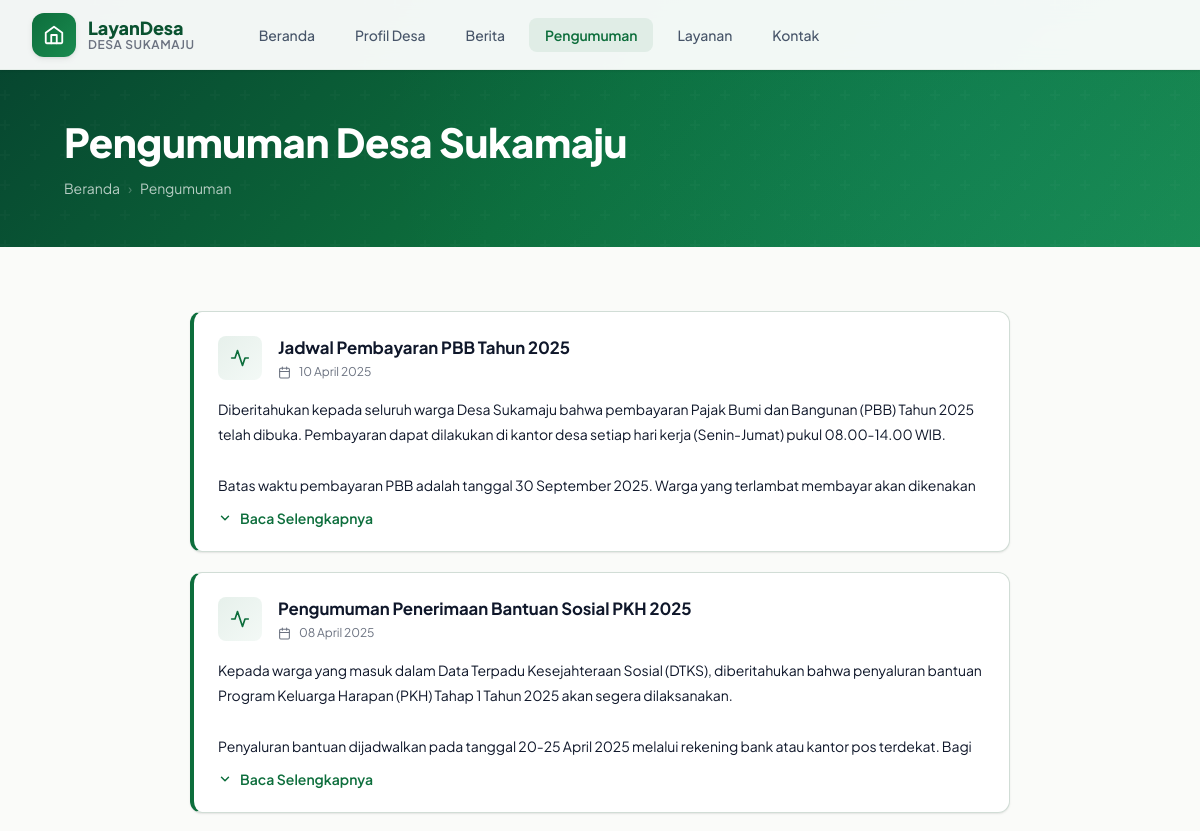
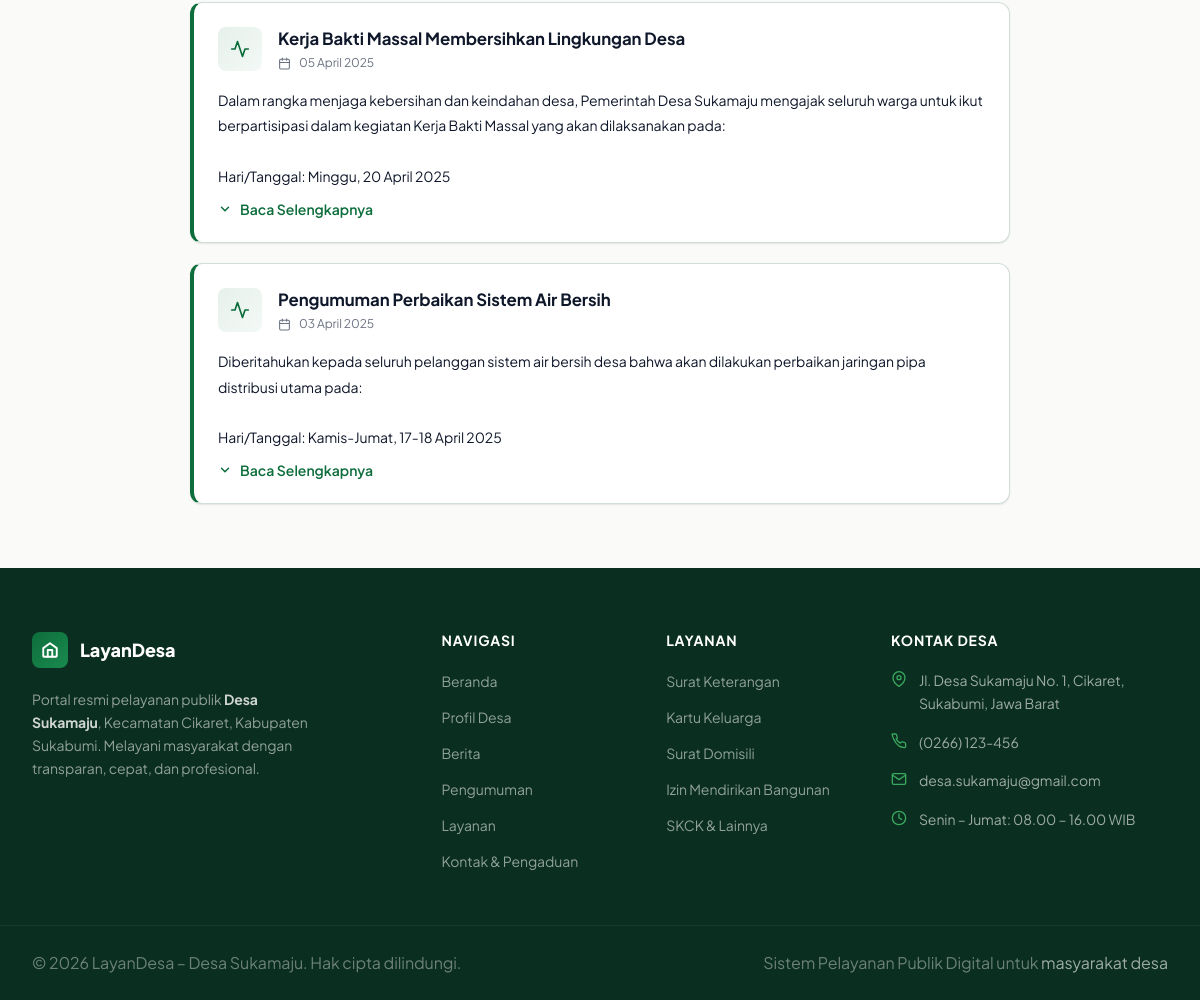
Screenshot of /pengumuman.php with the database file from the repository (2 pictures, top to bottom).
### tables this page shows
CREATE TABLE IF NOT EXISTS pengumuman (
    id INT AUTO_INCREMENT PRIMARY KEY,
    judul VARCHAR(255) NOT NULL,
    isi TEXT NOT NULL,
    tanggal DATE NOT NULL,
    created_at TIMESTAMP DEFAULT CURRENT_TIMESTAMP
);

### config/database.php (called while the page is built, shortened)
<?php
function formatTanggal($date) {
    $bulan = [
        '01' => 'Januari', '02' => 'Februari', '03' => 'Maret',
        '04' => 'April',   '05' => 'Mei',       '06' => 'Juni',
        '07' => 'Juli',    '08' => 'Agustus',   '09' => 'September',
        '10' => 'Oktober', '11' => 'November',  '12' => 'Desember'
    ];
    $d = date('d', strtotime($date));
    $m = date('m', strtotime($date));
    $y = date('Y', strtotime($date));
    return $d . ' ' . $bulan[$m] . ' ' . $y;
}

### pengumuman.php (the view, shortened to what this page needs)
<?php
require_once 'config/database.php';
$stmt = $pdo->query("SELECT id, judul, isi, tanggal FROM pengumuman ORDER BY tanggal DESC");
$pengumumanList = $stmt->fetchAll();
include 'includes/header.php';
?>
<div class="page-header">
    <div class="container">
        <div class="page-header-content">
            <h1>Pengumuman Desa Sukamaju</h1>
            <nav class="breadcrumb" aria-label="Breadcrumb">
                <a href="index.php">Beranda</a>
                <span class="sep">›</span>
                <span>Pengumuman</span>
            </nav>
        </div>
    </div>
</div>
<section class="content-section">
    <div class="container">
        <?php if (empty($pengumumanList)): ?>
        <div class="text-center section-empty-lg">
            <div class="empty-icon-wrap" aria-hidden="true">
                <svg width="32" height="32" viewBox="0 0 24 24" fill="none" stroke="currentColor" stroke-width="1.5" stroke-linecap="round" stroke-linejoin="round"><path d="M4 4h16c1.1 0 2 .9 2 2v12c0 1.1-.9 2-2 2H4c-1.1 0-2-.9-2-2V6c0-1.1.9-2 2-2z"/><polyline points="22,6 12,13 2,6"/></svg>
            </div>
            <h3 class="text-muted">Belum Ada Pengumuman</h3>
            <p class="text-muted mt-2">Pengumuman akan tampil di sini setelah diterbitkan.</p>
        </div>
        <?php else: ?>
        <div class="pgm-list-wrap">
            <?php foreach ($pengumumanList as $index => $pgm): ?>
            <article class="card mb-6" id="pgm-<?= $pgm['id'] ?>">
                <div class="card-body">
                    <div class="pgm-card-header">
                        <div class="pgm-icon" aria-hidden="true">
                            <svg width="20" height="20" viewBox="0 0 24 24" fill="none" stroke="currentColor" stroke-width="2" stroke-linecap="round" stroke-linejoin="round"><path d="M22 12h-4l-3 9L9 3l-3 9H2"/></svg>
                        </div>
                        <div>
                            <div class="pgm-title"><?= htmlspecialchars($pgm['judul']) ?></div>
                            <div class="pgm-date">
                                <?= formatTanggal($pgm['tanggal']) ?>
                            </div>
                        </div>
                    </div>
                    <div class="pgm-content" id="isi-pgm-<?= $pgm['id'] ?>"><?= htmlspecialchars($pgm['isi']) ?></div>
                    <button class="pgm-toggle-btn" onclick="togglePgm(<?= $pgm['id'] ?>, this)" id="btn-toggle-pgm-<?= $pgm['id'] ?>">
                        <svg width="14" height="14" viewBox="0 0 24 24" fill="none" stroke="currentColor" stroke-width="2.5" stroke-linecap="round" stroke-linejoin="round" aria-hidden="true"><polyline points="6 9 12 15 18 9"/></svg>
                        Baca Selengkapnya
                    </button>
                </div>
            </article>
            <?php endforeach; ?>
        </div>
        <?php endif; ?>
    </div>
</section>
<?php include 'includes/footer.php'; ?>

### assets/css/keluhan.css (style rules this page uses)
.mb-6 { margin-bottom: 2rem; }

### rows the page displays
pengumuman: judul "Jadwal Pembayaran PBB Tahun 2025", tanggal "10 April 2025", isi "Diberitahukan kepada seluruh warga Desa Sukamaju bahwa pembayaran Pajak Bumi dan Bangunan (PBB) Tahun 2025 telah dibuka. Pembayaran dapat dilakukan di kantor desa setiap hari kerja (Senin-Jumat) pukul 08.00-14.00 WIB. Batas waktu pembayaran PBB adalah tanggal 30 September 2025. Warga yang terlambat membayar akan dikenakan…"
pengumuman: judul "Pengumuman Penerimaan Bantuan Sosial PKH 2025", tanggal "08 April 2025", isi "Kepada warga yang masuk dalam Data Terpadu Kesejahteraan Sosial (DTKS), diberitahukan bahwa penyaluran bantuan Program Keluarga Harapan (PKH) Tahap 1 Tahun 2025 akan segera dilaksanakan. Penyaluran bantuan dijadwalkan pada tanggal 20-25 April 2025 melalui rekening bank atau kantor pos terdekat. Bagi…"
pengumuman: judul "Kerja Bakti Massal Membersihkan Lingkungan Desa", tanggal "05 April 2025", isi "Dalam rangka menjaga kebersihan dan keindahan desa, Pemerintah Desa Sukamaju mengajak seluruh warga untuk ikut berpartisipasi dalam kegiatan Kerja Bakti Massal yang akan dilaksanakan pada: Hari/Tanggal: Minggu, 20 April 2025…"
pengumuman: judul "Pengumuman Perbaikan Sistem Air Bersih", tanggal "03 April 2025", isi "Diberitahukan kepada seluruh pelanggan sistem air bersih desa bahwa akan dilakukan perbaikan jaringan pipa distribusi utama pada: Hari/Tanggal: Kamis-Jumat, 17-18 April 2025…"
